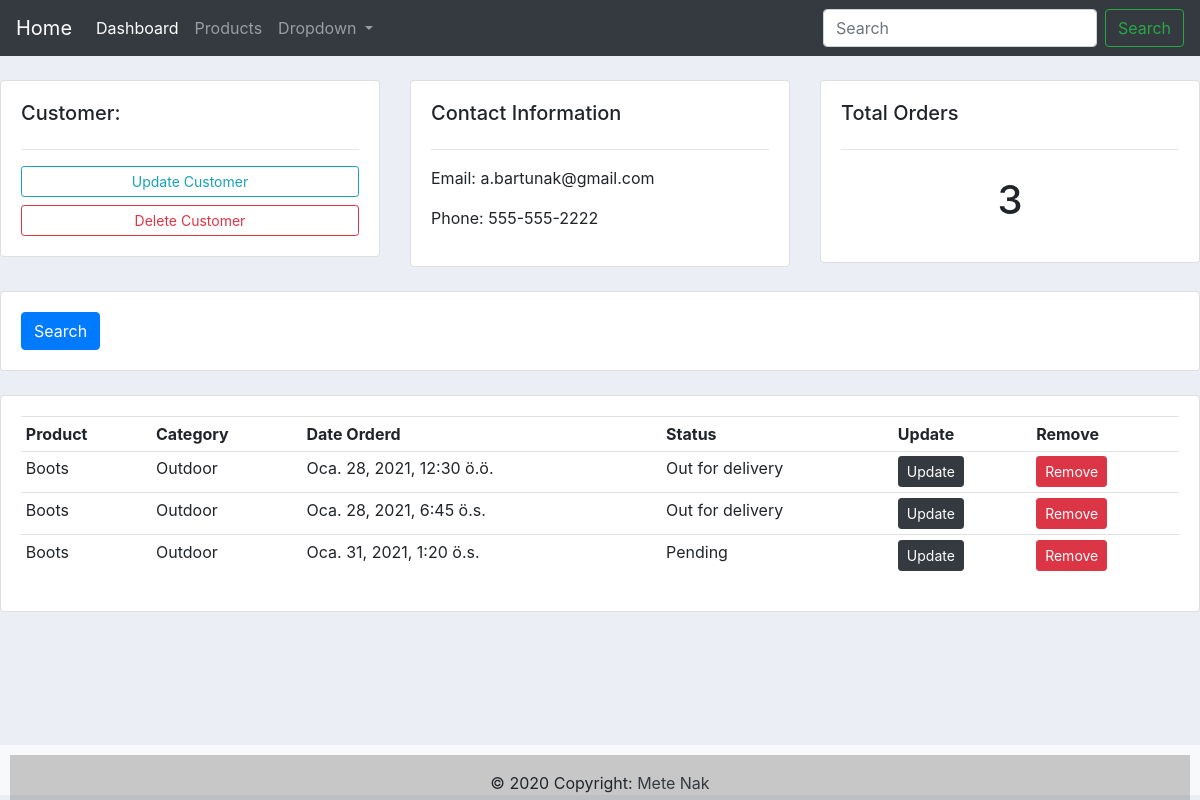
The app's page /customer/2/ with its own data.
### accounts/models.py (models this page shows, shortened)
class Customer(models.Model):
    name = models.CharField(max_length=200,null=True)
    phone = models.CharField(max_length=200, null=True)
    email = models.CharField(max_length=200, null=True)
    date_created = models.DateTimeField(auto_now_add=True,null=True)

class Order(models.Model):
    STATUS = (
        ('Pending', 'Pending'),
        ('Out for delivery', 'Out for delivery'),
        ('Delivered', 'Delivered'),
            )
    customer = models.ForeignKey(Customer,on_delete=models.SET_NULL, null=True)
    product = models.ForeignKey(Product, on_delete=models.SET_NULL, null=True)
    date_created = models.DateTimeField(auto_now_add=True, null=True, blank=True)
    status = models.CharField(max_length=200, null=True, choices=STATUS)

class Product(models.Model):
    CATEGORY = (
        ("Indoor","Indoor"),
        ("Outdoor","Outdoor")
    )
    name = models.CharField(max_length=200, null=True)
    price = models.FloatField()
    category = models.CharField(max_length=200,null=True, choices=CATEGORY)
    description = models.CharField(max_length=200, null=True)
    date_created = models.DateTimeField(auto_now_add=True,null=True)
    def __str__(self):
        return self.name

### accounts/views.py (the view)
# urls.py: path("customer/<int:pk>/", views.customer, name="customer"),
def customer(request,pk):
    customer = Customer.objects.get(id=pk)
    orders = customer.order_set.all()
    orders_count = orders.count()
    context = {
        "customer" : customer,
        "orders" : orders,
        "orders_count": orders_count,
    }
    return render(request,"accounts/customer.html",context)

### accounts/templates/accounts/customer.html
{% extends 'accounts/main.html' %}
{% block content %}
	<br>
<div class="row">
	<div class="col-md">
		<div class="card card-body">
			<h5>Customer:</h5>
			<hr>
			<a class="btn btn-outline-info  btn-sm btn-block" href="">Update Customer</a>
			<a class="btn btn-outline-danger  btn-sm btn-block" href="">Delete Customer</a>
		</div>
	</div>
	<div class="col-md">
		<div class="card card-body">
			<h5>Contact Information</h5>
			<hr>
			<p>Email: {{ customer.email }} </p>
			<p>Phone: {{ customer.phone }} </p>
		</div>
	</div>
	<div class="col-md">
		<div class="card card-body">
			<h5>Total Orders</h5>
			<hr>
			<h1 style="text-align: center;padding: 10px">{{ orders_count }}</h1>
		</div>
	</div>
</div>
<br>
<div class="row">
	<div class="col">
		<div class="card card-body">
			<form method="get">
		    <button class="btn btn-primary" type="submit">Search</button>
		  </form>
		</div>
	</div>
</div>
<br>
<div class="row">
	<div class="col-md">
		<div class="card card-body">
			<table class="table table-sm">
				<tr>
					<th>Product</th>
					<th>Category</th>
					<th>Date Orderd</th>
					<th>Status</th>
					<th>Update</th>
					<th>Remove</th>
				</tr>
				{% for order in orders %}
				<tr>
					<td>{{ order.product}}</td>
					<td>{{ order.product.category}}</td>
					<td>{{ order.date_created}}</td>
					<td>{{ order.status}}</td>
					<td><a href="{% url 'update' order.pk %}" class="btn btn-sm btn-dark">Update</a></td>
      				<td><a href="{% url 'delete' order.pk %}" class="btn btn-sm btn-danger">Remove</a></td>
				</tr>
				{% endfor %}
			</table>
		</div>
	</div>
</div>
{% endblock %}

### static/css/main.css (style rules this page uses)
body { background-color: #ebeff5; }

### records on screen
Customer: email "a.bartunak@gmail.com", phone "555-555-2222"
Order: product "Boots", product.category "Outdoor", date_created "Oca. 28, 2021, 12:30 ö.ö.", status "Out for delivery"
Order: product "Boots", product.category "Outdoor", date_created "Oca. 28, 2021, 6:45 ö.s.", status "Out for delivery"
Order: product "Boots", product.category "Outdoor", date_created "Oca. 31, 2021, 1:20 ö.s.", status "Pending"

### other values on screen
{{ orders_count }} "3"
